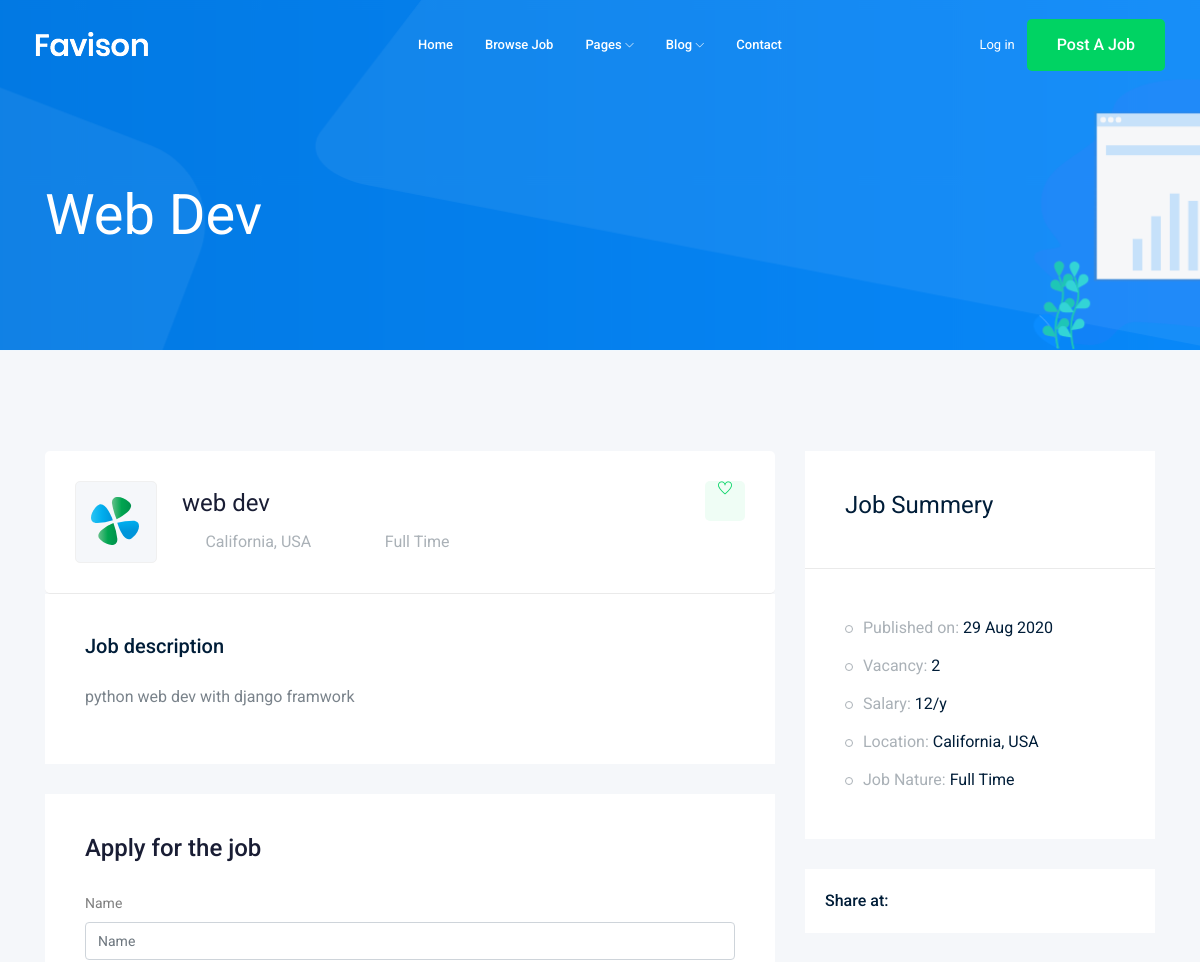
Before: /jobs/web-dev (upper part) with the older database file.
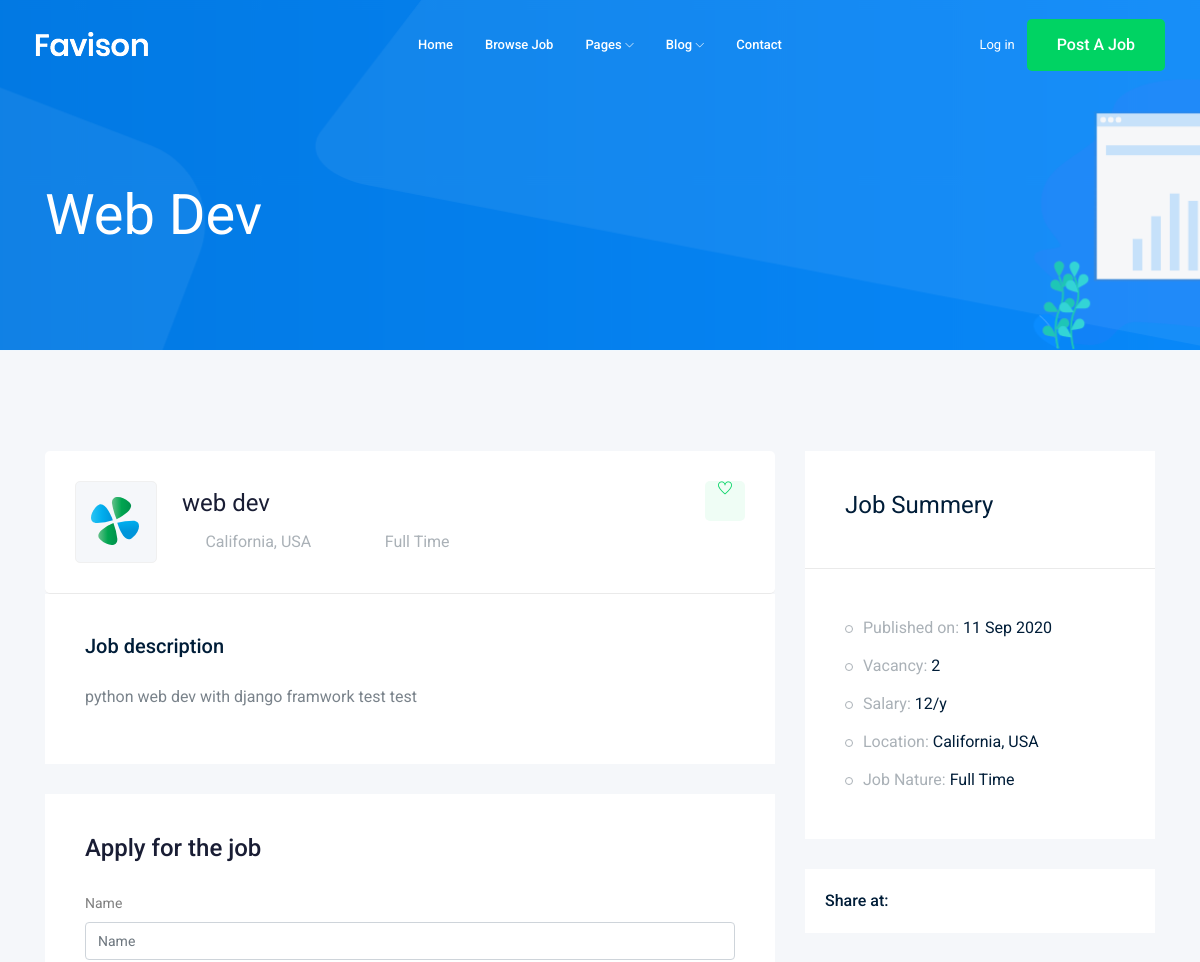
After: the same page with the newer database file.
### job/models.py (models this page shows, shortened)
class Job(models.Model):
    owner = models.ForeignKey(User , related_name='job_owner',on_delete=models.CASCADE)
    title = models.CharField(max_length=100)
    job_type = models.CharField(max_length=15 , choices=JOB_TYPE)
    description = models.TextField(max_length=1000)
    published_at = models.DateTimeField(auto_now=True)
    vacancy = models.IntegerField(default=1)
    salary = models.IntegerField(default=0)
    experience = models.IntegerField(default=1)
    category = models.ForeignKey('Category' , on_delete=models.CASCADE)
    image = models.ImageField(upload_to=images_upload)
    slug = models.SlugField(blank=True , null=True)
    def __str__(self):
        return self.title

### job/views.py (the view)
# urls.py: path('<str:slug>' , views.job_detail , name='job_detail'),
def job_detail(request , slug):
    job_detail = Job.objects.get(slug = slug)
    if request.method =='POST':
        form = ApplyForm(request.POST , request.FILES)
        if form.is_valid():
            myform = form.save(commit=False)
            myform.job = job_detail
            myform.save()
    else:
        form = ApplyForm()
    context = {'job' : job_detail ,
               'form':form ,}
    return render(request , 'job/job_detail.html' , context)

### job/forms.py
class ApplyForm(forms.ModelForm):
    class Meta:
        model = Apply
        fields = ['name','email','website','cv','cover_letter']

### job/templates/job/job_detail.html (shortened to what this page needs)
{% extends 'base.html' %}
{% load bootstrap4 %}
{% block body %}
    <div class="bradcam_area bradcam_bg_1">
        <div class="container">
            <div class="row">
                <div class="col-xl-12">
                    <div class="bradcam_text">
                        <h3>{{ job }}</h3>
                    </div>
                </div>
            </div>
        </div>
    </div>
    <div class="job_details_area">
        <div class="container">
            <div class="row">
                <div class="col-lg-8">
                    <div class="job_details_header">
                        <div class="single_jobs white-bg d-flex justify-content-between">
                            <div class="jobs_left d-flex align-items-center">
                                <div class="thumb">
                                    <img src="img/svg_icon/1.svg" alt="">
                                </div>
                                <div class="jobs_conetent">
                                    <a href="#"><h4>{{ job }}</h4></a>
                                    <div class="links_locat d-flex align-items-center">
                                        <div class="location">
                                            <p> <i class="fa fa-map-marker"></i> California, USA</p>
                                        </div>
                                        <div class="location">
                                            <p> <i class="fa fa-clock-o"></i> {{ job.job_type }}</p>
                                        </div>
                                    </div>
                                </div>
                            </div>
                            <div class="jobs_right">
                                <div class="apply_now">
                                    <a class="heart_mark" href="#"> <i class="ti-heart"></i> </a>
                                </div>
                            </div>
                        </div>
                    </div>
                    <div class="descript_wrap white-bg">
                        <div class="single_wrap">
                            <h4>Job description</h4>
                            <p>{{ job.description }}</p>
                        </div>
                    </div>
                    <div class="apply_job_form white-bg">
                        <h4>Apply for the job</h4>
                        <form method="POST" enctype="multipart/form-data">
                            {% bootstrap_form form %}
                        </form>
                    </div>
                </div>
                <div class="col-lg-4">
                    <div class="job_sumary">
                        <div class="summery_header">
                            <h3>Job Summery</h3>
                        </div>
                        <div class="job_content">
                            <ul>
                                <li>Published on: <span>{{ job.published_at|date:'d M o' }}</span></li>
                                <li>Vacancy: <span>{{ job.vacancy }}</span></li>
                                <li>Salary: <span>{{ job.salary }}/y</span></li>
                                <li>Location: <span>California, USA</span></li>
                                <li>Job Nature: <span>{{ job.job_type }}</span></li>
                            </ul>
                        </div>
                    </div>
                    <div class="share_wrap d-flex">
                        <span>Share at:</span>
                        <ul>
                            <li><a href="#"> <i class="fa fa-facebook"></i></a> </li>
                            <li><a href="#"> <i class="fa fa-google-plus"></i></a> </li>
                            <li><a href="#"> <i class="fa fa-twitter"></i></a> </li>
                            <li><a href="#"> <i class="fa fa-envelope"></i></a> </li>
                        </ul>
                    </div>
                </div>
            </div>
        </div>
    </div>
{% endblock body %}

### templates/base.html (shortened to what this page needs)
{% load static %}
<html class="no-js" lang="zxx">
<head>
    <link rel="stylesheet" href="{% static 'css/bootstrap.min.css' %}">
    <link rel="stylesheet" href="{% static 'css/owl.carousel.min.css' %}">
    <link rel="stylesheet" href="{% static 'css/magnific-popup.css' %}">
    <link rel="stylesheet" href="{% static 'css/font-awesome.min.css' %}">
    <link rel="stylesheet" href="{% static 'css/themify-icons.css' %}">
    <link rel="stylesheet" href="{% static 'css/nice-select.css' %}">
    <link rel="stylesheet" href="{% static 'css/flaticon.css' %}">
    <link rel="stylesheet" href="{% static 'css/jquery-ui.css' %}">
    <link rel="stylesheet" href="{% static 'css/gijgo.css' %}">
    <link rel="stylesheet" href="{% static 'css/animate.min.css' %}">
    <link rel="stylesheet" href="{% static 'css/slicknav.css' %}">
    <link rel="stylesheet" href="{% static 'css/style.css' %}">
</head>
<body>
    <header>
        <div class="header-area ">
            <div id="sticky-header" class="main-header-area">
                <div class="container-fluid ">
                    <div class="header_bottom_border">
                        <div class="row align-items-center">
                            <div class="col-xl-3 col-lg-2">
                                <div class="logo">
                                    <a href="index.html">
                                        <img src="img/logo.png" alt="">
                                    </a>
                                </div>
                            </div>
                            <div class="col-xl-6 col-lg-7">
                                <div class="main-menu  d-none d-lg-block">
                                    <nav>
                                        <ul id="navigation">
                                            <li><a href="">home</a></li>
                                            <li><a href="{% url 'jobs:job_list' %}">Browse Job</a></li>
                                            <li><a href="#">pages <i class="ti-angle-down"></i></a>
                                            </li>
                                            <li><a href="#">blog <i class="ti-angle-down"></i></a>
                                            </li>
                                            <li><a href="{% url 'contact:contact' %}">Contact</a></li>
                                        </ul>
                                    </nav>
                                </div>
                            </div>
                            <div class="col-xl-3 col-lg-3 d-none d-lg-block">
                                <div class="Appointment">
                                    {% if request.user.is_authenticated %}
                                        <div class="phone_num d-none d-xl-block">
                                            <a href="{% url 'accounts:profile' %}">Profile</a>
                                        </div>
                                    {% else %}
                                        <div class="phone_num d-none d-xl-block">
                                            <a href="{% url 'login' %}">Log in</a>
                                        </div>
                                    {% endif %}
                                    <div class="d-none d-lg-block">
                                        <a class="boxed-btn3" href="{% url 'jobs:add_job' %}">Post a Job</a>
                                    </div>
                                </div>
                            </div>
                            <div class="col-12">
                            </div>
                        </div>
                    </div>
                </div>
            </div>
        </div>
    </header>
    {% block body %}
    {% endblock body %}
</body>
</html>

Changed rows visible on the page:
changed Job "Web Dev": description "python web dev with django framwork" → "python web dev with django framwork test test"; published_at "29 Aug 2020" → "11 Sep 2020"
